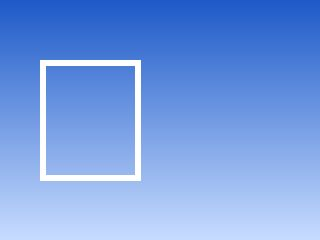
#> input picture web/e2e/fixtures/synthetic-1.jpg, 320 x 240 px
$ python -i vision.py   (imports and definitions only)   (older library calls are emulated)
#> lines starting #> are read from the running program, lines starting #| are printed output that depends on the picture
#> further down, picture is the input picture: shape (240, 320, 3); mean B, G, R 227.7, 157.9, 118.8
"""Image processing for puzzle sliders: where is the gap the piece must slide into?

The gap is drawn into the background as a shaded copy of the piece's outline. We match the piece's
boundary against the background's edge map (a chamfer-style score), restricted to the piece's rows and
to x positions right of where the piece starts. No ML.
"""
from __future__ import annotations

import base64
from dataclasses import dataclass

import cv2
import numpy as np


SHADE_W = 1.0
CONTENT_W = 1.0


@dataclass
class Gap:
    x: int          # left edge of the gap in background-image pixels (same frame as piece_x)
    score: float    # boundary edge strength at the best x
    margin: float   # best score / second-best peak (>1.15 = confident)


def decode_data_url(url: str) -> np.ndarray:
    raw = base64.b64decode(url.split(",", 1)[1])
    return cv2.imdecode(np.frombuffer(raw, np.uint8), cv2.IMREAD_UNCHANGED)


def decode_png(data: bytes) -> np.ndarray:
    return cv2.imdecode(np.frombuffer(data, np.uint8), cv2.IMREAD_UNCHANGED)


def _gray(img):
    if img.ndim == 2: return img
    return cv2.cvtColor(img[:, :, :3], cv2.COLOR_BGR2GRAY)
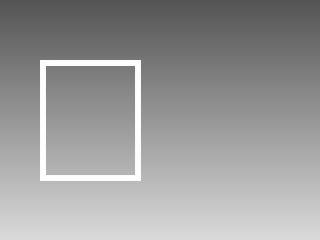
#> returned value: shape (240, 320); min 84, max 255, mean 154.2


# [16 lines left out: functions piece_from_rgba, boundary, not called in this run]


def edge_map(bgr: np.ndarray) -> np.ndarray:
    g = cv2.GaussianBlur(_gray(bgr).astype(np.float32), (3, 3), 0)
    gx, gy = cv2.Sobel(g, cv2.CV_32F, 1, 0), cv2.Sobel(g, cv2.CV_32F, 0, 1)
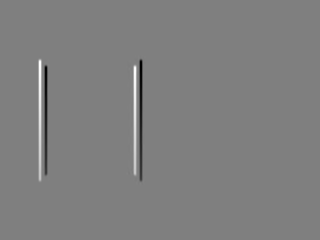
#> gx: shape (240, 320) float32; min -399.2, max 398.9, mean 0; drawn with min black and max white
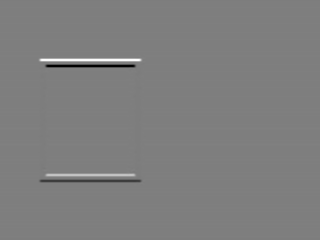
#> gy: shape (240, 320) float32; min -397.2, max 410.5, mean 4.4; drawn with min black and max white
    mag = cv2.magnitude(gx, gy)
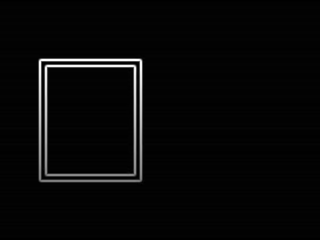
#> mag: shape (240, 320) float32; min 0, max 410.5, mean 13.1; drawn with min black and max white
    mag = cv2.GaussianBlur(mag, (5, 5), 1.2)  # tolerance of ~1-2 px
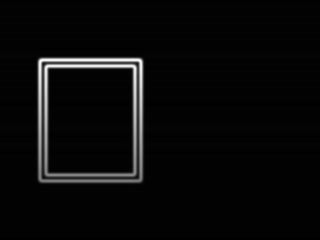
#> mag: shape (240, 320) float32; min 1.17, max 299.3, mean 13.1; drawn with min black and max white
    return mag / (np.percentile(mag, 99.5) + 1e-6)


# [100 lines left out: functions find_gap, _bands, _shade_scores, locate, piece_hull, gap_from_images, not called in this run]

>>> import cv2
>>> picture = cv2.imread('../../../web/e2e/fixtures/synthetic-1.jpg')
>>> result = edge_map(picture)

$ run again, on web/e2e/fixtures/synthetic-2.jpg
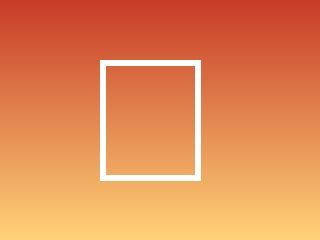
#> input picture web/e2e/fixtures/synthetic-2.jpg, 320 x 240 px
#> picture is the input picture: shape (240, 320, 3); mean B, G, R 85.4, 138.5, 227.8
#> in edge_map, `gx, gy = cv2.Sobel(g, cv2.CV_32F, 1, 0), cv2.Sobel(g, cv2.CV_32F, 0, 1)`:
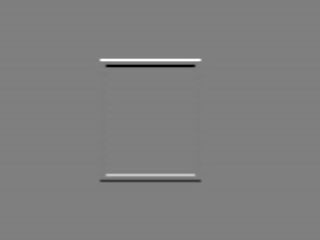
#> gy: shape (240, 320) float32; min -371, max 380.4, mean 3.8; drawn with min black and max white
#> in edge_map, `mag = cv2.GaussianBlur(mag, (5, 5), 1.2)`:
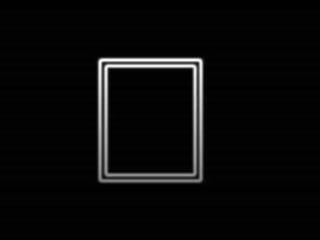
#> mag: shape (240, 320) float32; min 1.08, max 274.8, mean 12; drawn with min black and max white

$ run again, on web/e2e/fixtures/synthetic-3.jpg
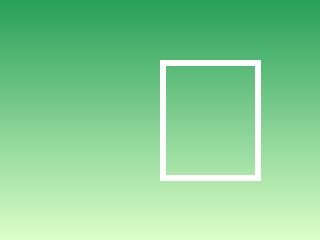
#> input picture web/e2e/fixtures/synthetic-3.jpg, 320 x 240 px
#> picture is the input picture: shape (240, 320, 3); mean B, G, R 148.2, 208.4, 133.8
#> in edge_map, `gx, gy = cv2.Sobel(g, cv2.CV_32F, 1, 0), cv2.Sobel(g, cv2.CV_32F, 0, 1)`:
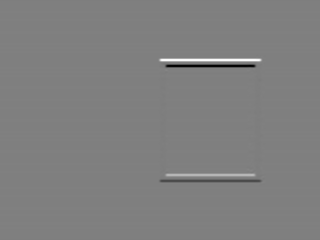
#> gy: shape (240, 320) float32; min -320.6, max 327.1, mean 4; drawn with min black and max white
#> in edge_map, `mag = cv2.GaussianBlur(mag, (5, 5), 1.2)`:
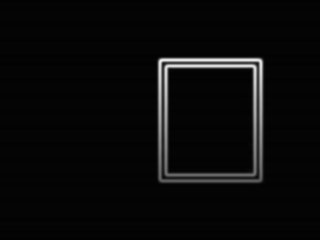
#> mag: shape (240, 320) float32; min 1.97, max 239.6, mean 10.5
